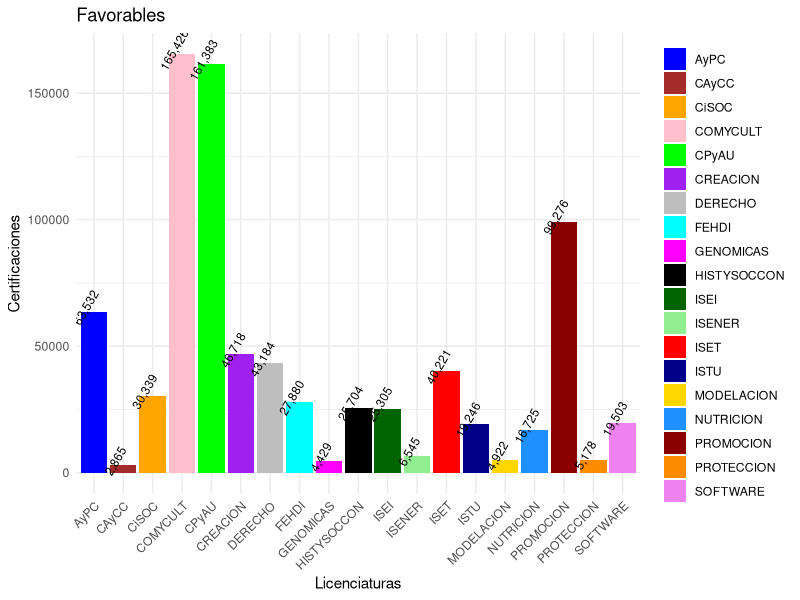
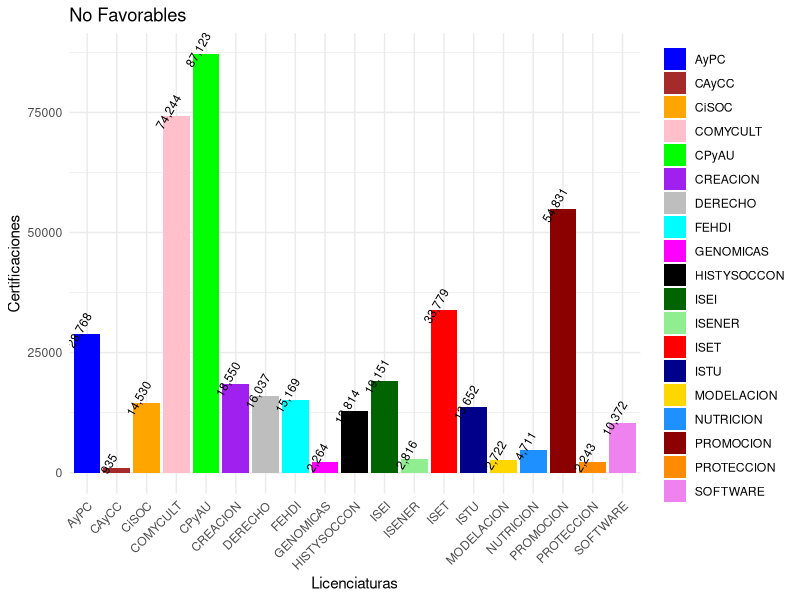
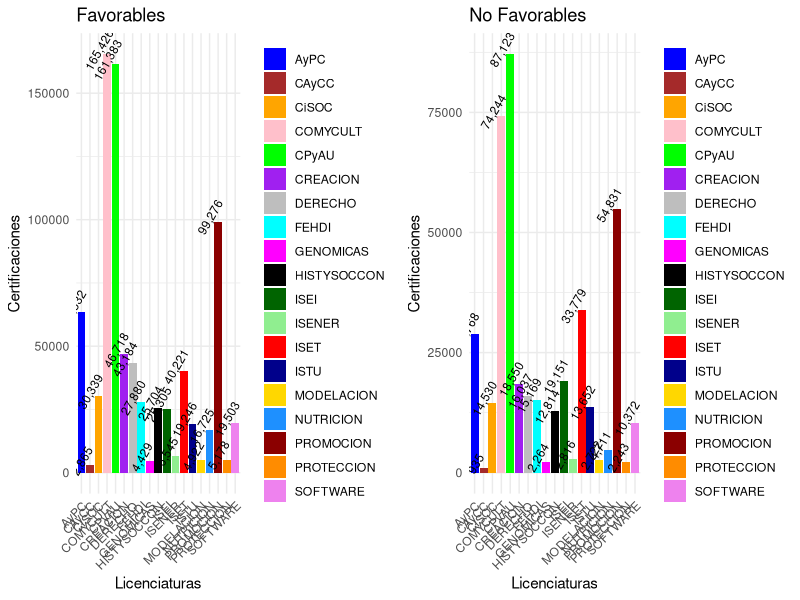
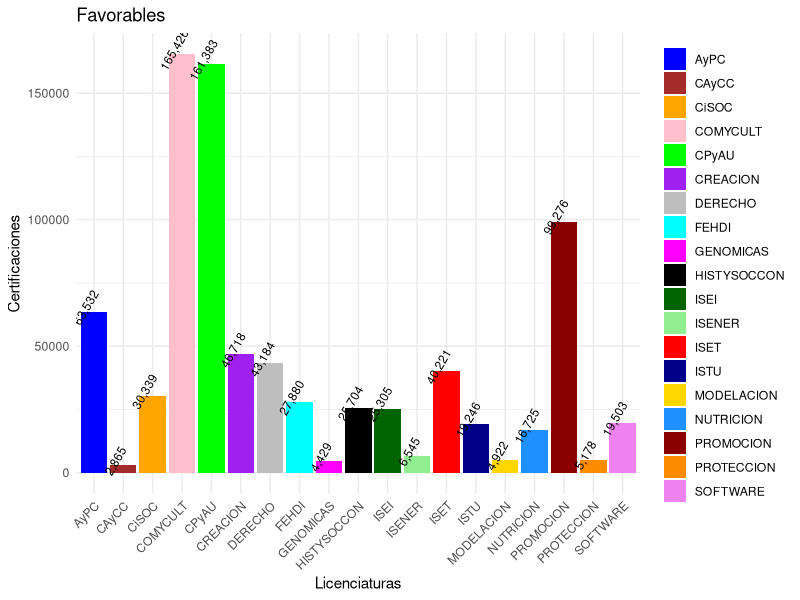
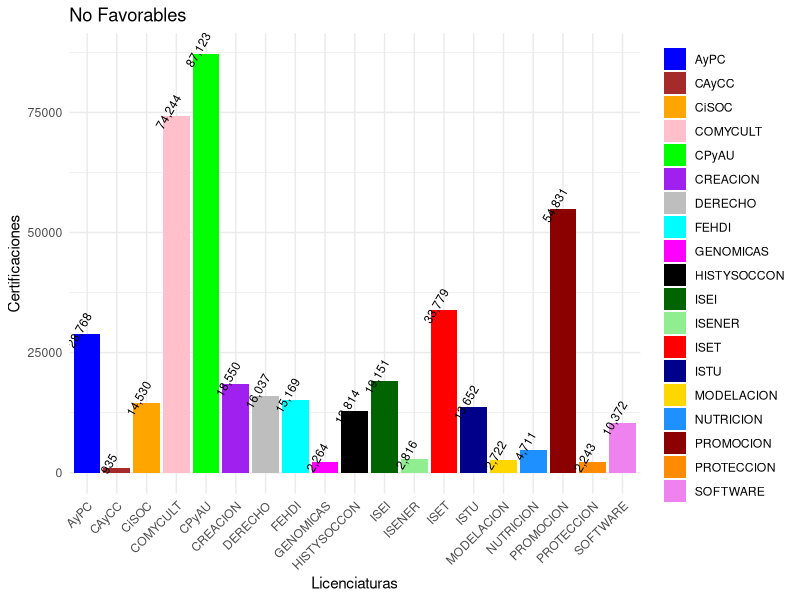

Generate these figures, in order, with R:
# >><<>><< >><<>><< >><<>><< >><<>><< >><<>><< >><<>><< >><<>><< >><<>><< >><<>><<
setwd("~/Documentos/MiGitHub/ProyectoCertificacion")
# >><<>><< >><<>><< >><<>><< >><<>><< >><<>><< >><<>><< >><<>><< >><<>><< >><<>><<
library(ggplot2)
library(scales)
library(gridExtra)
# >><<>><< >><<>><< >><<>><< >><<>><< >><<>><< >><<>><< >><<>><< >><<>><< >><<>><<
# Los datos de la tabla
data <- data.frame(
  Categoria = c("ISET", "AyPC", "CPyAU", "CAyCC", "GENOMICAS", "CiSOC", "COMYCULT", "CREACION", "DERECHO", "FEHDI", "HISTYSOCCON", "SOFTWARE", "ISTU", "ISEI", "ISENER", "MODELACION", "NUTRICION", "PROMOCION", "PROTECCION"),
  C = c(40221, 63532, 161383, 2865, 4429, 30339, 165426, 46718, 43184, 27880, 25704, 19503, 19246, 25305, 6545, 4922, 16725, 99276, 5178),
  NC = c(33779, 28768, 87123, 935, 2264, 14530, 74244, 18550, 16037, 15169, 12814, 10372, 13652, 19151, 2816, 2722, 4711, 54831, 2243)
)
# >><<>><< >><<>><< >><<>><< >><<>><< >><<>><< >><<>><< >><<>><< >><<>><< >><<>><<
# Define una paleta de colores personalizada
colores <- c("ISET" = "red", "AyPC" = "blue", "CPyAU" = "green", "CAyCC" = "brown", 
             "GENOMICAS" = "magenta","CiSOC" = "orange", "COMYCULT" = "pink", 
             "CREACION" = "purple", "DERECHO" = "gray", "FEHDI" = "cyan",
             "HISTYSOCCON" = "black", "SOFTWARE" = "violet", "ISTU" = "darkblue",
             "ISEI" = "darkgreen", "ISENER" = "lightgreen","MODELACION" = "gold", 
             "NUTRICION" = "dodgerblue", "PROMOCION" = "darkred", "PROTECCION" = "darkorange")
# >><<>><< >><<>><< >><<>><< >><<>><< >><<>><< >><<>><< >><<>><< >><<>><< >><<>><<
# Crea la gráfica de barras para "C" con colores personalizados y etiquetas
p1 <- ggplot(data, aes(x = Categoria, y = C, fill = Categoria)) +
  geom_bar(stat = "identity") + geom_text(aes(label = comma(C)), vjust = -0.5, angle = 60, size = 3) +
  scale_fill_manual(values = colores) +  labs(title = "Favorables", x = "Licenciaturas", y = "Certificaciones") +
  theme_minimal() +  labs(fill = "") +  theme(axis.text.x = element_text(angle = 45, hjust = 1))
# Crea la gráfica de barras para "NC" con colores personalizados y etiquetas
p2 <- ggplot(data, aes(x = Categoria, y = NC, fill = Categoria)) +
  geom_bar(stat = "identity") +  geom_text(aes(label = comma(NC)), vjust = -0.5, angle = 60, size = 3) +
  scale_fill_manual(values = colores) +  labs(title = "No Favorables", x = "Licenciaturas", y = "Certificaciones") +
  theme_minimal() +  labs(fill = "")+  theme(axis.text.x = element_text(angle = 45, hjust = 1))
# Muestra las gráficas por separado
# >><<>><< >><<>><< >><<>><< >><<>><< >><<>><< >><<>><< >><<>><< >><<>><< >><<>><<
print(p1); print(p2); plot_list <- list(p1,p2); grid.arrange(grobs = plot_list, ncol = 2)
# >><<>><< >><<>><< >><<>><< >><<>><< >><<>><< >><<>><< >><<>><< >><<>><< >><<>><<
#ggsave("graficoCertificacionesLic.pdf", plot = plot_list, device = "pdf")
pdf("graficoCertificacionesLic.pdf", width = 12.9,height = 7.36)
print(p1)
print(p2)
dev.off()
# >><<>><< >><<>><< >><<>><< >><<>><< >><<>><< >><<>><< >><<>><< >><<>><< >><<>><<